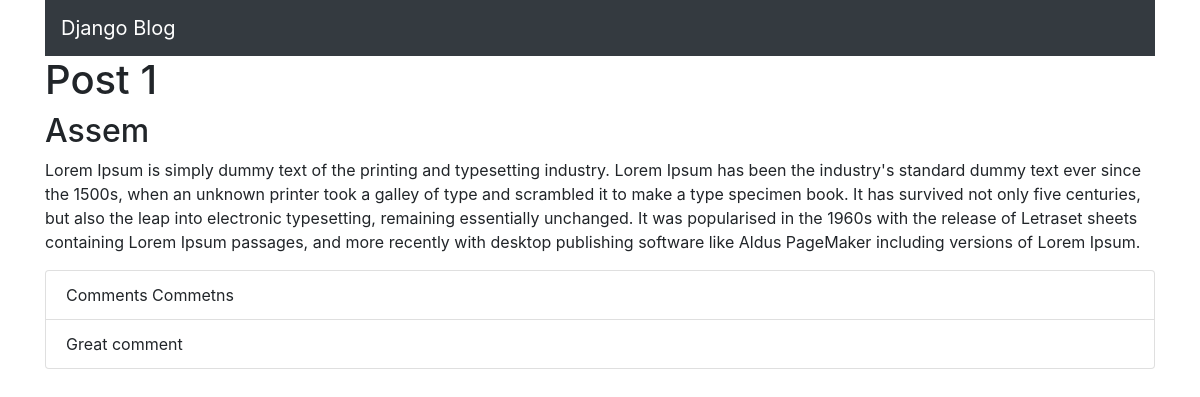
/main/post/1, run on the app's committed database.
### main/models.py (models this page shows, shortened)
class Post(models.Model):
	title = models.CharField(max_length = 200)
	created_date = models.DateField('date published', auto_now = True)
	main_text = models.CharField(max_length = 1000)
	author = models.CharField(max_length = 100)

class Comment(models.Model):
	user = models.CharField(max_length = 100)
	content = models.CharField(max_length = 500)
	rating = models.IntegerField()
	post = models.ForeignKey('Post', on_delete = models.CASCADE)

### main/views.py (the view)
# urls.py: path('post/<int:post_id>', views.detail, name = 'detail'),
def detail(request, post_id):
	post = get_object_or_404(Post, pk = post_id)
	comments = post.comment_set.all()
	return render(request, 'main/detail.html', {'post': post, 'comments': comments})

### main/templates/main/detail.html
{% extends 'main/base.html' %}
{% block body %}
<div class="content">
	<h1>{{post.title}}</h1>
	<h2>{{post.author}}</h2>
	<p>{{post.main_text}}</p>
	<ul class="list-group">
		{% for comment in comments %}
			<li class="list-group-item">{{comment.content}}</li>
		{% endfor %}
	</ul>
</div>
{% endblock %}

### main/templates/main/base.html (shortened to what this page needs)
{% load static %}
<!DOCTYPE html>
<html lang="en">
<head>
    <link rel = "stylesheet" type="text/css" href="{% static 'main/bootstrap/css/bootstrap.css' %}">
</head>
<body>
	<div class="container">
		<nav class="navbar navbar-dark bg-dark">
    		<a class="navbar-brand" href="#">Django Blog</a>
		</nav>
		{% block body %}
		{% endblock %}
	</div>
</body>
</html>

### data on the page
Post: title "Post 1", author "Assem", main_text "Lorem Ipsum is simply dummy text of the printing and typesetting industry. Lorem Ipsum has been the industry's standard dummy text ever since the 1500s, when an unknown printer took a galley of type and scrambled it to make a type specimen book. It has survived not only five centuries, but also the leap into electronic typesetting, remaining essentially unchanged. It was popularised in the 1960s with the release of Letraset sheets containing Lorem Ipsum passages, and more recently with desktop publishing software like Aldus PageMaker including versions of Lorem Ipsum."
Comment: content "Comments Commetns"
Comment: content "Great comment"
